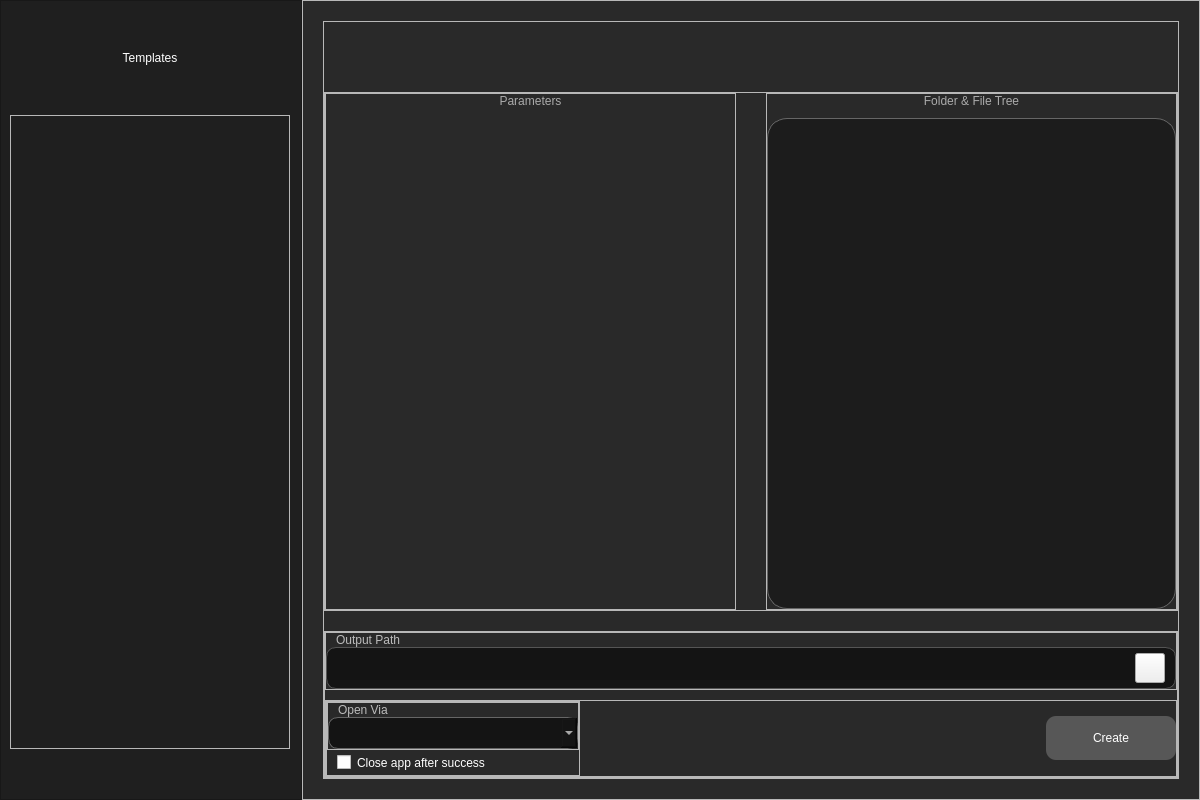
<?xml version="1.0" encoding="UTF-8"?>
<ui version="4.0">
 <class>Window</class>
 <widget class="QWidget" name="Window">
  <property name="geometry">
   <rect>
    <x>0</x>
    <y>0</y>
    <width>1200</width>
    <height>800</height>
   </rect>
  </property>
  <property name="minimumSize">
   <size>
    <width>800</width>
    <height>600</height>
   </size>
  </property>
  <property name="windowTitle">
   <string>Templatoron</string>
  </property>
  <property name="styleSheet">
   <string notr="true">#Window {
	background: #292929;
}
#TemplateListFrame {
	background: #1F1F1F;
	min-width: 300px;
	border-right: 1px solid #555;
}
#TemplateLabel {
	color: white;
	font: 25pt &quot;Inter&quot;;
}
#OutputPathFrame {
	background: #141414;
	max-height: 40px;
	min-height: 40px;
	border-radius: 10px;
	border: 1px solid #555;
}
QLineEdit {
	background: transparent;
	border: none;
	font: 10pt &quot;Fira Code&quot;;
	color: #ccc;
}
#OutputPathButton {
	border-image: url(:/content/folder-open.svg)
}
#ButtonsFrame QCheckBox {
	color: white;
	font: 8pt &quot;Inter&quot;;
}
#ButtonsFrame QPushButton {
	padding: 15px;
	min-width: 100px;
	font: 15pt &quot;Inter&quot;;
	background: #575757;
	border-radius: 10px;
	color: white;
}
#ButtonsFrame QPushButton:hover {
	background: #666;
}
#ButtonsFrame QPushButton:pressed {
	background: #777;
}
#TemplateListView{
	background: transparent;
	color: white;
	font: 12pt &quot;Inter&quot;;
	outline: 0;
}
#TemplateListView::item {
	padding: 2px;
	border-radius: 5px;
	color: white;
	margin-right: 10px;
}
#TemplateListView::item:selected {
	background: #222;
	border : 1px solid #666;
	color: white;
}
QScrollBar:vertical{
	width: 20px;
	right: 20px;
	margin: 0px 10px 0px 0;
	background: transparent;
	border-radius: 5px;
}
QScrollBar::handle:vertical {
	background: #505050;
	border-radius: 5px;
}
QScrollBar::handle:vertical:hover {
	background: #5A5A5A;
}
QScrollBar::handle:vertical:pressed {
	background: #6A6A6A;
}
QScrollBar::add-line:vertical, QScrollBar::sub-line:vertical
{
      border: none;
      background: none;
      color: none;
}
QScrollBar::add-page:vertical, QScrollBar::sub-page:vertical
{
	background: #151515;
	border-radius:5px;
}
#DirectoryDisplay {
	font: 10pt &quot;Fira Code&quot;;
	background: #1c1c1c;
	border : 1px solid #666;
	border-radius: 20px;
	padding: 20px 0;
	outline: 0;
}
#DirectoryDisplay::item {
	padding: 2px;
	border-radius: 5px;
	color: #ccc;
	margin-right: 10px;
}
#DirectoryDisplay::item:selected {
	background: #222;
	border : 1px solid #666;
	color: white;
}
#DirectoryDisplay::branch {
	color: #ccc;
}
QLabel {
	color: #bbb;
	font: 8pt &quot;Inter&quot;;
}
#VariableList {
	background: transparent;
	border: none;
}
#VariableListContent {
	background: transparent;
	border: none;
}
#DirectoryDisplayLabel, #VariableListLabel{
	font: 13pt &quot;Inter&quot;;
	color: #aaa;
}
#ComboOpenVia {
	border: 1px solid #666;
	border-radius: 10px;
	padding: 7px;
	background: #141414;
	color: white;
	font: 10pt &quot;Inter&quot;;
}
#ComboOpenVia::drop-down  {
	border: none;
	image: none;
	outline: none;
	background: transparent;
}
#ComboOpenVia QListView {
	background: #141414;
	outline: 0;
	color:white;
	padding: 2px;
    selection-background-color: #2B2B2B;
    border: 1px solid #666;
	border-radius: 10px;
}
#ComboOpenVia::down-arrow {
	image: url(:/content/chevron-left.svg);
	right: 10px;
}
#ComboOpenVia::down-arrow:on {
	image: url(:/content/chevron-down.svg);
}
#CheckCloseApp {
	margin-left: 10px 5px;
}</string>
  </property>
  <layout class="QHBoxLayout" name="horizontalLayout">
   <property name="spacing">
    <number>0</number>
   </property>
   <property name="leftMargin">
    <number>0</number>
   </property>
   <property name="topMargin">
    <number>0</number>
   </property>
   <property name="rightMargin">
    <number>0</number>
   </property>
   <property name="bottomMargin">
    <number>0</number>
   </property>
   <item>
    <widget class="QFrame" name="TemplateListFrame">
     <property name="maximumSize">
      <size>
       <width>300</width>
       <height>16777215</height>
      </size>
     </property>
     <property name="frameShape">
      <enum>QFrame::StyledPanel</enum>
     </property>
     <property name="frameShadow">
      <enum>QFrame::Raised</enum>
     </property>
     <layout class="QVBoxLayout" name="verticalLayout">
      <property name="spacing">
       <number>50</number>
      </property>
      <property name="topMargin">
       <number>50</number>
      </property>
      <property name="rightMargin">
       <number>11</number>
      </property>
      <property name="bottomMargin">
       <number>50</number>
      </property>
      <item>
       <widget class="QLabel" name="TemplateLabel">
        <property name="maximumSize">
         <size>
          <width>16777215</width>
          <height>100</height>
         </size>
        </property>
        <property name="text">
         <string>Templates</string>
        </property>
        <property name="alignment">
         <set>Qt::AlignCenter</set>
        </property>
       </widget>
      </item>
      <item>
       <widget class="QFrame" name="TemplateListContent">
        <property name="frameShape">
         <enum>QFrame::StyledPanel</enum>
        </property>
        <property name="frameShadow">
         <enum>QFrame::Raised</enum>
        </property>
        <layout class="QVBoxLayout" name="verticalLayout_4">
         <property name="leftMargin">
          <number>11</number>
         </property>
         <property name="rightMargin">
          <number>0</number>
         </property>
         <item>
          <widget class="QListWidget" name="TemplateListView">
           <property name="frameShadow">
            <enum>QFrame::Raised</enum>
           </property>
           <property name="verticalScrollBarPolicy">
            <enum>Qt::ScrollBarAsNeeded</enum>
           </property>
           <property name="horizontalScrollBarPolicy">
            <enum>Qt::ScrollBarAlwaysOff</enum>
           </property>
           <property name="selectionBehavior">
            <enum>QAbstractItemView::SelectItems</enum>
           </property>
          </widget>
         </item>
        </layout>
       </widget>
      </item>
     </layout>
    </widget>
   </item>
   <item>
    <widget class="QFrame" name="MainFrame">
     <property name="enabled">
      <bool>true</bool>
     </property>
     <property name="cursor">
      <cursorShape>ArrowCursor</cursorShape>
     </property>
     <property name="styleSheet">
      <string notr="true"/>
     </property>
     <property name="frameShape">
      <enum>QFrame::StyledPanel</enum>
     </property>
     <property name="frameShadow">
      <enum>QFrame::Raised</enum>
     </property>
     <layout class="QVBoxLayout" name="verticalLayout_2" stretch="0">
      <property name="spacing">
       <number>20</number>
      </property>
      <property name="leftMargin">
       <number>20</number>
      </property>
      <property name="topMargin">
       <number>20</number>
      </property>
      <property name="rightMargin">
       <number>20</number>
      </property>
      <property name="bottomMargin">
       <number>20</number>
      </property>
      <item>
       <widget class="QFrame" name="MainContentFrame">
        <property name="frameShape">
         <enum>QFrame::StyledPanel</enum>
        </property>
        <property name="frameShadow">
         <enum>QFrame::Raised</enum>
        </property>
        <layout class="QVBoxLayout" name="verticalLayout_7">
         <property name="spacing">
          <number>20</number>
         </property>
         <property name="leftMargin">
          <number>0</number>
         </property>
         <property name="topMargin">
          <number>70</number>
         </property>
         <property name="rightMargin">
          <number>0</number>
         </property>
         <property name="bottomMargin">
          <number>0</number>
         </property>
         <item>
          <widget class="QFrame" name="TopFrame">
           <property name="frameShape">
            <enum>QFrame::StyledPanel</enum>
           </property>
           <property name="frameShadow">
            <enum>QFrame::Raised</enum>
           </property>
           <layout class="QHBoxLayout" name="horizontalLayout_4" stretch="0,0">
            <property name="spacing">
             <number>30</number>
            </property>
            <property name="leftMargin">
             <number>0</number>
            </property>
            <property name="topMargin">
             <number>0</number>
            </property>
            <property name="rightMargin">
             <number>0</number>
            </property>
            <property name="bottomMargin">
             <number>0</number>
            </property>
            <item>
             <widget class="QFrame" name="VariableListHolder">
              <property name="frameShape">
               <enum>QFrame::StyledPanel</enum>
              </property>
              <property name="frameShadow">
               <enum>QFrame::Raised</enum>
              </property>
              <layout class="QVBoxLayout" name="verticalLayout_9">
               <property name="spacing">
                <number>10</number>
               </property>
               <property name="leftMargin">
                <number>0</number>
               </property>
               <property name="topMargin">
                <number>0</number>
               </property>
               <property name="rightMargin">
                <number>0</number>
               </property>
               <property name="bottomMargin">
                <number>0</number>
               </property>
               <item>
                <widget class="QLabel" name="VariableListLabel">
                 <property name="text">
                  <string>Parameters</string>
                 </property>
                 <property name="alignment">
                  <set>Qt::AlignCenter</set>
                 </property>
                </widget>
               </item>
               <item>
                <widget class="QScrollArea" name="VariableList">
                 <property name="widgetResizable">
                  <bool>true</bool>
                 </property>
                 <widget class="QWidget" name="VariableListContent">
                  <property name="geometry">
                   <rect>
                    <x>0</x>
                    <y>0</y>
                    <width>409</width>
                    <height>16</height>
                   </rect>
                  </property>
                  <property name="sizePolicy">
                   <sizepolicy hsizetype="Preferred" vsizetype="Fixed">
                    <horstretch>0</horstretch>
                    <verstretch>0</verstretch>
                   </sizepolicy>
                  </property>
                  <layout class="QVBoxLayout" name="verticalLayout_6">
                   <property name="spacing">
                    <number>20</number>
                   </property>
                   <property name="leftMargin">
                    <number>0</number>
                   </property>
                   <property name="topMargin">
                    <number>0</number>
                   </property>
                   <property name="rightMargin">
                    <number>10</number>
                   </property>
                   <property name="bottomMargin">
                    <number>0</number>
                   </property>
                  </layout>
                 </widget>
                </widget>
               </item>
              </layout>
             </widget>
            </item>
            <item>
             <widget class="QFrame" name="DirectoryDisplayHolder">
              <property name="frameShape">
               <enum>QFrame::StyledPanel</enum>
              </property>
              <property name="frameShadow">
               <enum>QFrame::Raised</enum>
              </property>
              <layout class="QVBoxLayout" name="verticalLayout_8">
               <property name="spacing">
                <number>10</number>
               </property>
               <property name="leftMargin">
                <number>0</number>
               </property>
               <property name="topMargin">
                <number>0</number>
               </property>
               <property name="rightMargin">
                <number>0</number>
               </property>
               <property name="bottomMargin">
                <number>0</number>
               </property>
               <item>
                <widget class="QLabel" name="DirectoryDisplayLabel">
                 <property name="text">
                  <string>Folder &amp; File Tree</string>
                 </property>
                 <property name="alignment">
                  <set>Qt::AlignCenter</set>
                 </property>
                </widget>
               </item>
               <item>
                <widget class="QTreeWidget" name="DirectoryDisplay">
                 <property name="styleSheet">
                  <string notr="true">QToolTip {
	font: 8pt &quot;Fira Code&quot;;
	color: #aaa;
	background-color: #212121;
	border: #AAAAAA solid 5px;
}</string>
                 </property>
                 <property name="verticalScrollBarPolicy">
                  <enum>Qt::ScrollBarAsNeeded</enum>
                 </property>
                 <property name="horizontalScrollBarPolicy">
                  <enum>Qt::ScrollBarAlwaysOff</enum>
                 </property>
                 <property name="rootIsDecorated">
                  <bool>true</bool>
                 </property>
                 <property name="itemsExpandable">
                  <bool>true</bool>
                 </property>
                 <property name="animated">
                  <bool>true</bool>
                 </property>
                 <property name="headerHidden">
                  <bool>true</bool>
                 </property>
                 <property name="columnCount">
                  <number>1</number>
                 </property>
                 <attribute name="headerVisible">
                  <bool>false</bool>
                 </attribute>
                 <column>
                  <property name="text">
                   <string>Name</string>
                  </property>
                 </column>
                </widget>
               </item>
              </layout>
             </widget>
            </item>
           </layout>
          </widget>
         </item>
         <item>
          <widget class="QFrame" name="BottomFrame">
           <property name="maximumSize">
            <size>
             <width>16777215</width>
             <height>16777215</height>
            </size>
           </property>
           <property name="frameShape">
            <enum>QFrame::StyledPanel</enum>
           </property>
           <property name="frameShadow">
            <enum>QFrame::Raised</enum>
           </property>
           <layout class="QVBoxLayout" name="verticalLayout_3">
            <property name="spacing">
             <number>10</number>
            </property>
            <property name="leftMargin">
             <number>0</number>
            </property>
            <property name="topMargin">
             <number>0</number>
            </property>
            <property name="rightMargin">
             <number>0</number>
            </property>
            <property name="bottomMargin">
             <number>0</number>
            </property>
            <item>
             <widget class="QFrame" name="OutputPathHolder">
              <property name="maximumSize">
               <size>
                <width>16777215</width>
                <height>16777215</height>
               </size>
              </property>
              <property name="frameShape">
               <enum>QFrame::StyledPanel</enum>
              </property>
              <property name="frameShadow">
               <enum>QFrame::Raised</enum>
              </property>
              <layout class="QVBoxLayout" name="verticalLayout_5">
               <property name="spacing">
                <number>0</number>
               </property>
               <property name="leftMargin">
                <number>0</number>
               </property>
               <property name="topMargin">
                <number>0</number>
               </property>
               <property name="rightMargin">
                <number>0</number>
               </property>
               <property name="bottomMargin">
                <number>0</number>
               </property>
               <item>
                <widget class="QLabel" name="OutputPathLabel">
                 <property name="sizePolicy">
                  <sizepolicy hsizetype="Preferred" vsizetype="Preferred">
                   <horstretch>0</horstretch>
                   <verstretch>0</verstretch>
                  </sizepolicy>
                 </property>
                 <property name="maximumSize">
                  <size>
                   <width>16777215</width>
                   <height>16777215</height>
                  </size>
                 </property>
                 <property name="text">
                  <string>Output Path</string>
                 </property>
                 <property name="margin">
                  <number>0</number>
                 </property>
                 <property name="indent">
                  <number>10</number>
                 </property>
                </widget>
               </item>
               <item>
                <widget class="QFrame" name="OutputPathFrame">
                 <property name="frameShape">
                  <enum>QFrame::StyledPanel</enum>
                 </property>
                 <property name="frameShadow">
                  <enum>QFrame::Raised</enum>
                 </property>
                 <layout class="QHBoxLayout" name="horizontalLayout_2">
                  <property name="spacing">
                   <number>0</number>
                  </property>
                  <property name="leftMargin">
                   <number>10</number>
                  </property>
                  <property name="topMargin">
                   <number>0</number>
                  </property>
                  <property name="rightMargin">
                   <number>10</number>
                  </property>
                  <property name="bottomMargin">
                   <number>0</number>
                  </property>
                  <item>
                   <widget class="QLineEdit" name="OutputPathInput">
                    <property name="text">
                     <string/>
                    </property>
                    <property name="readOnly">
                     <bool>true</bool>
                    </property>
                   </widget>
                  </item>
                  <item>
                   <widget class="QPushButton" name="OutputPathButton">
                    <property name="minimumSize">
                     <size>
                      <width>30</width>
                      <height>30</height>
                     </size>
                    </property>
                    <property name="maximumSize">
                     <size>
                      <width>30</width>
                      <height>30</height>
                     </size>
                    </property>
                    <property name="cursor">
                     <cursorShape>PointingHandCursor</cursorShape>
                    </property>
                    <property name="text">
                     <string/>
                    </property>
                   </widget>
                  </item>
                 </layout>
                </widget>
               </item>
              </layout>
             </widget>
            </item>
            <item>
             <widget class="QFrame" name="ButtonsFrame">
              <property name="frameShape">
               <enum>QFrame::StyledPanel</enum>
              </property>
              <property name="frameShadow">
               <enum>QFrame::Raised</enum>
              </property>
              <layout class="QHBoxLayout" name="horizontalLayout_3">
               <property name="spacing">
                <number>10</number>
               </property>
               <property name="leftMargin">
                <number>0</number>
               </property>
               <property name="topMargin">
                <number>0</number>
               </property>
               <property name="rightMargin">
                <number>0</number>
               </property>
               <property name="bottomMargin">
                <number>0</number>
               </property>
               <item>
                <widget class="QFrame" name="CheckBoxesFrame">
                 <property name="frameShape">
                  <enum>QFrame::StyledPanel</enum>
                 </property>
                 <property name="frameShadow">
                  <enum>QFrame::Raised</enum>
                 </property>
                 <layout class="QVBoxLayout" name="verticalLayout_10">
                  <property name="spacing">
                   <number>5</number>
                  </property>
                  <property name="leftMargin">
                   <number>0</number>
                  </property>
                  <property name="topMargin">
                   <number>0</number>
                  </property>
                  <property name="rightMargin">
                   <number>0</number>
                  </property>
                  <property name="bottomMargin">
                   <number>5</number>
                  </property>
                  <item>
                   <widget class="QFrame" name="OpenViaFrame">
                    <property name="frameShape">
                     <enum>QFrame::StyledPanel</enum>
                    </property>
                    <property name="frameShadow">
                     <enum>QFrame::Raised</enum>
                    </property>
                    <layout class="QVBoxLayout" name="verticalLayout_11">
                     <property name="spacing">
                      <number>0</number>
                     </property>
                     <property name="leftMargin">
                      <number>0</number>
                     </property>
                     <property name="topMargin">
                      <number>0</number>
                     </property>
                     <property name="rightMargin">
                      <number>0</number>
                     </property>
                     <property name="bottomMargin">
                      <number>0</number>
                     </property>
                     <item>
                      <widget class="QLabel" name="OpenViaLabel">
                       <property name="text">
                        <string>Open Via</string>
                       </property>
                       <property name="margin">
                        <number>0</number>
                       </property>
                       <property name="indent">
                        <number>10</number>
                       </property>
                      </widget>
                     </item>
                     <item>
                      <widget class="QComboBox" name="ComboOpenVia">
                       <property name="minimumSize">
                        <size>
                         <width>250</width>
                         <height>0</height>
                        </size>
                       </property>
                       <property name="editable">
                        <bool>false</bool>
                       </property>
                       <property name="currentText">
                        <string/>
                       </property>
                       <property name="frame">
                        <bool>true</bool>
                       </property>
                      </widget>
                     </item>
                    </layout>
                   </widget>
                  </item>
                  <item>
                   <widget class="QCheckBox" name="CheckCloseApp">
                    <property name="text">
                     <string>Close app after success</string>
                    </property>
                   </widget>
                  </item>
                 </layout>
                </widget>
               </item>
               <item>
                <spacer name="horizontalSpacer">
                 <property name="orientation">
                  <enum>Qt::Horizontal</enum>
                 </property>
                 <property name="sizeHint" stdset="0">
                  <size>
                   <width>636</width>
                   <height>12</height>
                  </size>
                 </property>
                </spacer>
               </item>
               <item>
                <widget class="QPushButton" name="CreateProjectBtn">
                 <property name="cursor">
                  <cursorShape>PointingHandCursor</cursorShape>
                 </property>
                 <property name="text">
                  <string>Create</string>
                 </property>
                </widget>
               </item>
              </layout>
             </widget>
            </item>
           </layout>
          </widget>
         </item>
        </layout>
       </widget>
      </item>
     </layout>
    </widget>
   </item>
  </layout>
 </widget>
 <resources>
  <include location="../assets/assets.qrc"/>
 </resources>
 <connections/>
</ui>
